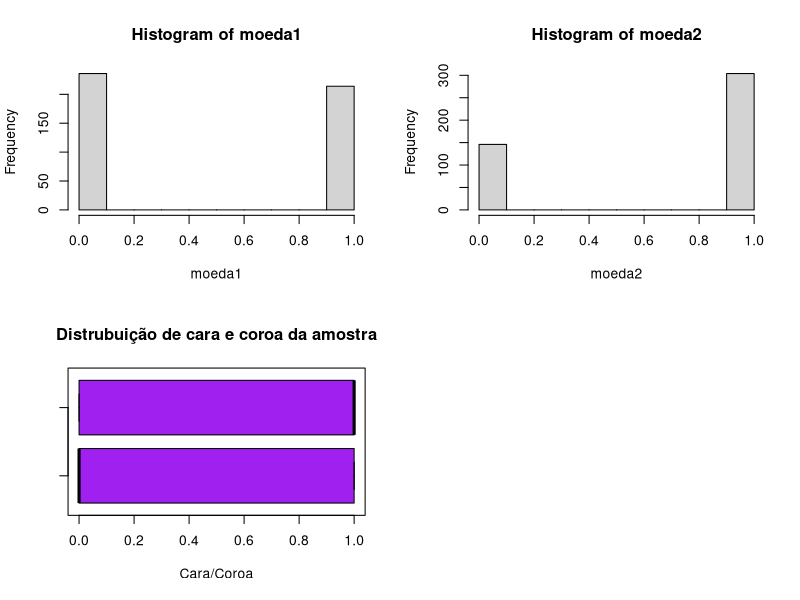

Reproduce this figure in R.
p <- 1000
n <- 450

moeda1 <- rbinom(n, 1, 0.5)
moeda2 <- rbinom(n, 1, 0.7)

par(mfrow=c(2,2))
hist(moeda1)
hist(moeda2)

boxplot(moeda1, moeda2,
        main = 'Distrubuição de cara e coroa da amostra',
        xlab = 'Cara/Coroa',
        col = 'purple',
        border = 'black',
        horizontal = TRUE,
        notch = FALSE
)
